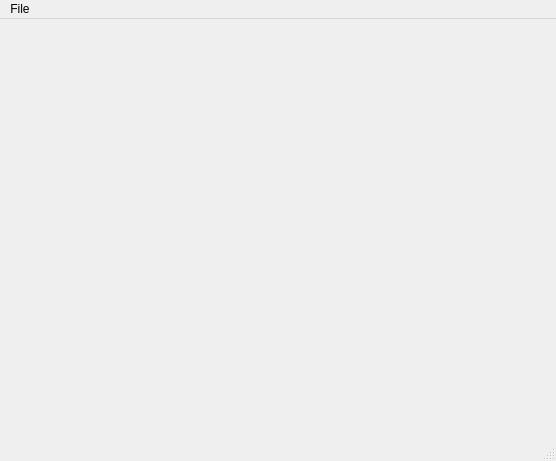
<?xml version="1.0" encoding="UTF-8"?>
<ui version="4.0">
 <class>MainWindow</class>
 <widget class="QMainWindow" name="MainWindow">
  <property name="enabled">
   <bool>true</bool>
  </property>
  <property name="geometry">
   <rect>
    <x>0</x>
    <y>0</y>
    <width>556</width>
    <height>461</height>
   </rect>
  </property>
  <property name="windowTitle">
   <string>MainWindow</string>
  </property>
  <widget class="QWidget" name="centralwidget"/>
  <widget class="QMenuBar" name="menubar">
   <property name="enabled">
    <bool>true</bool>
   </property>
   <property name="geometry">
    <rect>
     <x>0</x>
     <y>0</y>
     <width>556</width>
     <height>21</height>
    </rect>
   </property>
   <property name="sizePolicy">
    <sizepolicy hsizetype="Fixed" vsizetype="Fixed">
     <horstretch>0</horstretch>
     <verstretch>0</verstretch>
    </sizepolicy>
   </property>
   <widget class="QMenu" name="menuFile">
    <property name="title">
     <string>File</string>
    </property>
    <addaction name="actionNew"/>
    <addaction name="actionExit"/>
   </widget>
   <addaction name="menuFile"/>
  </widget>
  <widget class="QStatusBar" name="statusbar"/>
  <action name="actionNew">
   <property name="text">
    <string>New</string>
   </property>
  </action>
  <action name="actionExit">
   <property name="text">
    <string>Exit</string>
   </property>
  </action>
 </widget>
 <resources/>
 <connections/>
</ui>
